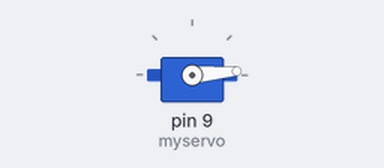
The sketch below on a simulated Arduino Uno, built with avr-gcc and run on an emulated ATmega328P. On the bench: servo.

Above: at 0.05 s.
At 0.8 s:
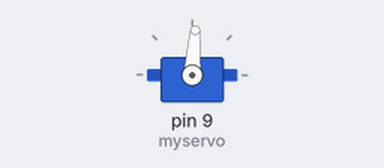
At 1.55 s:
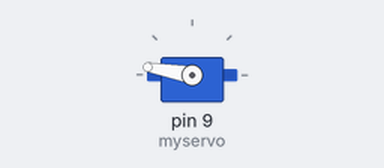
At 3.1 s:
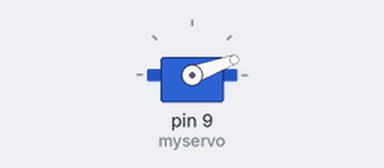
Timing chart, 0 to 7.6 s (numbered marks = the images above):
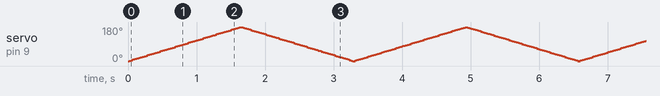

The sketch:

Sweep_servo.ino
```cpp
#include <Servo.h>

Servo myservo;

int pos = 0;

void setup() {
  myservo.attach(9);
}

void loop() {
  for (pos = 0; pos <= 180; pos += 1) {
    myservo.write(pos);
    delay(9);
  }
  for (pos = 180; pos >= 0; pos -= 1) {
    myservo.write(pos);
    delay(9);
  }
}
```
